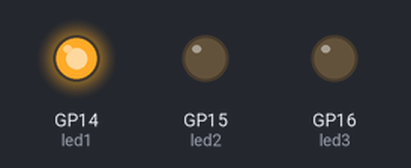
This program was run on a simulated Raspberry Pi Pico running MicroPython. Parts: output pins drawn as LEDs (lit = HIGH).

Above: at 0.2 s.
At 0.7 s:
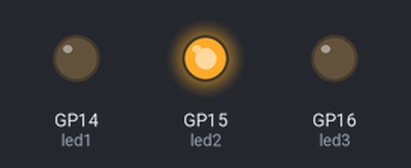
At 2.7 s:
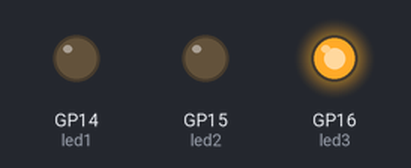
Timing chart, 0 to 3.5 s (numbered marks = the images above):
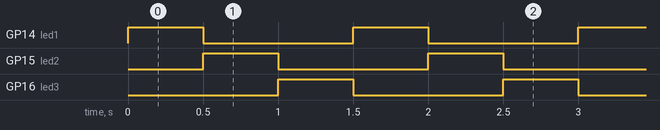

Measured:
- by itself, GP14 (led1), GP15 (led2), GP16 (led3): alternates HIGH for 0.50 s and LOW for 1.0 s
- by itself, everything shown: repeats every 1.5 s, in 3 steps

The program:

main.py
```python
from machine import Pin
import time

led1 = Pin(14, Pin.OUT)
led2 = Pin(15, Pin.OUT)
led3 = Pin(16, Pin.OUT)

while True:
    for led in (led1, led2, led3):
        led.on()
        time.sleep(0.5)
        led.off()
```
